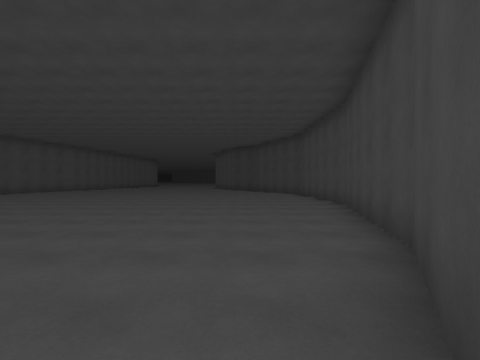
[1] (above)

22 first-person views from a walk through a 3-D level made in the Unity game engine. The camera is 1.4 m above the floor, looks level and sees 85° across. The floor is counted in squares, 2 m on a side. Each view is taken from the middle of a square. On the plan, view 1 faces up. The plan holds only what a view shows up to about 9 squares ahead; the rest is blank. The place goes on beyond the plan. The player character is not drawn.

[2]
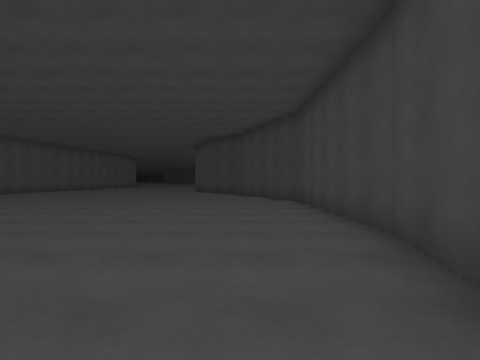

[3]
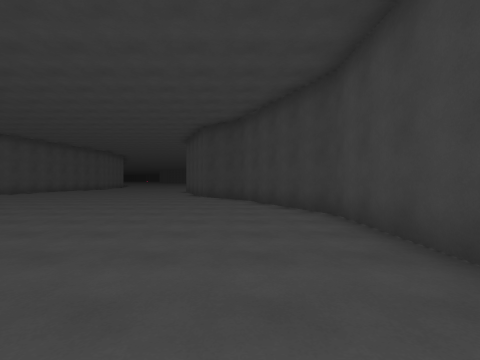

[4]
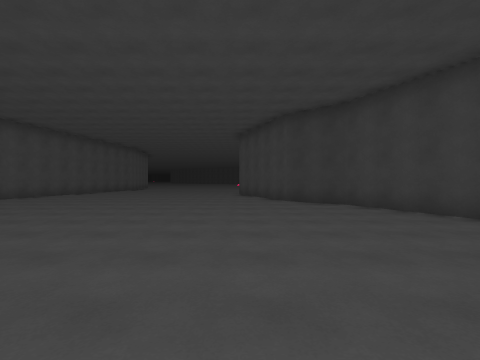

[5]
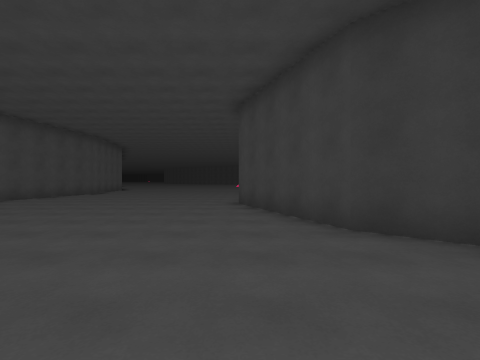

[6]
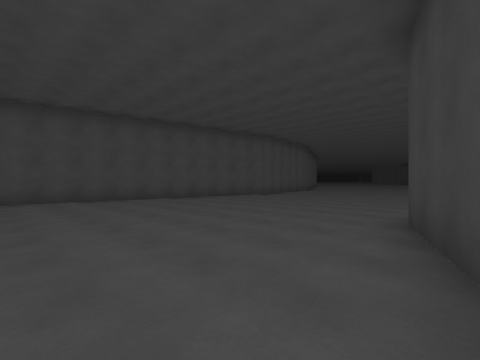

[7]
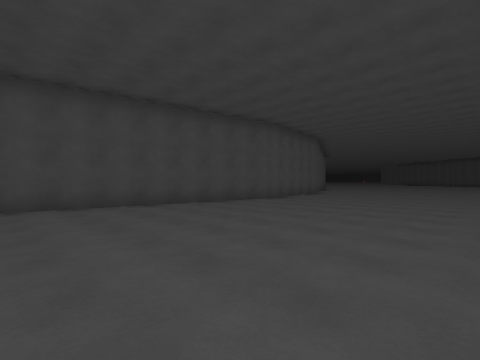

[8]
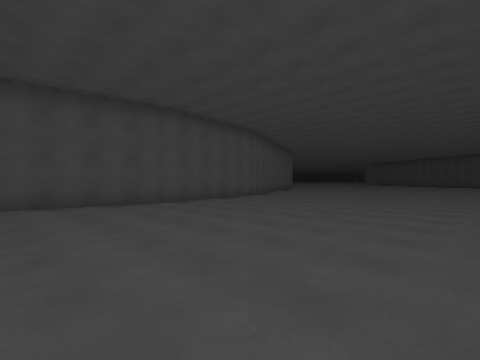

[9]
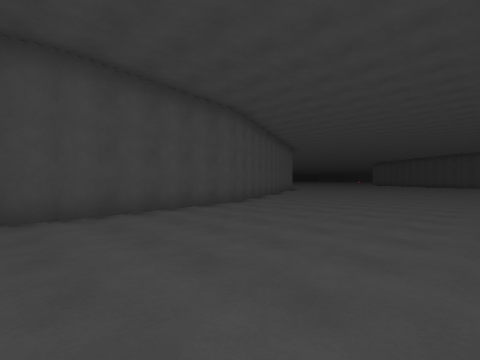

[10]
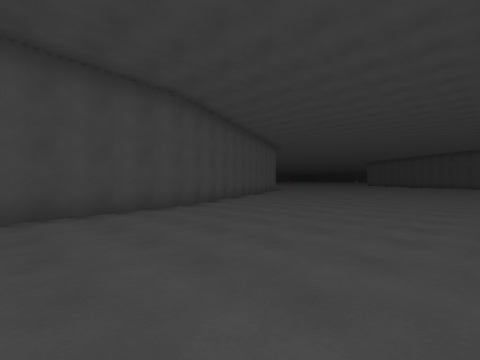

[11]
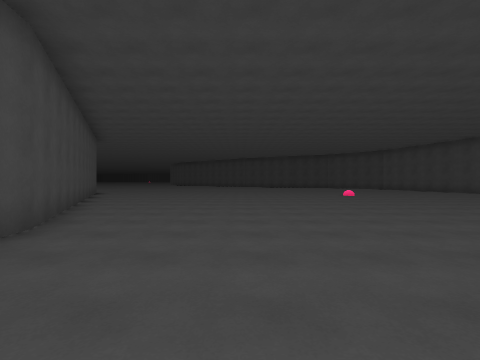

[12]
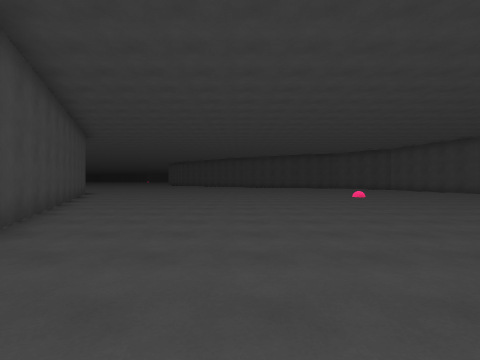

[13]
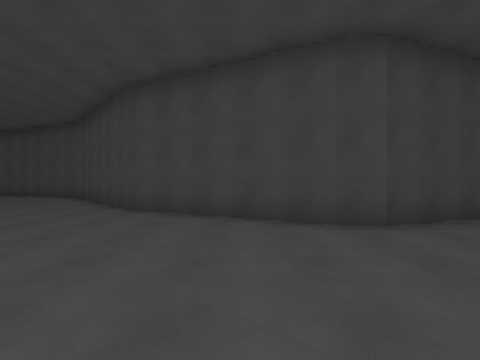

[14]
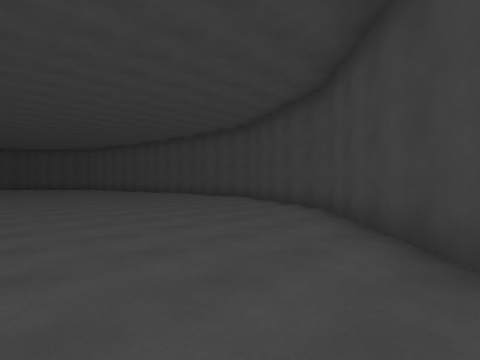

[15]
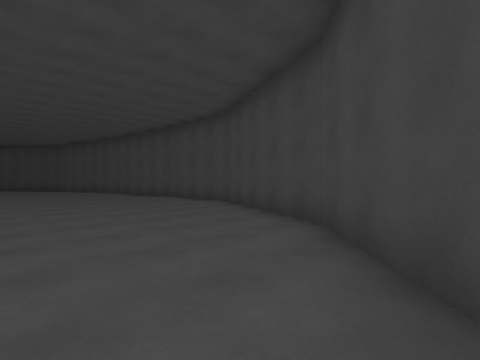

[16]
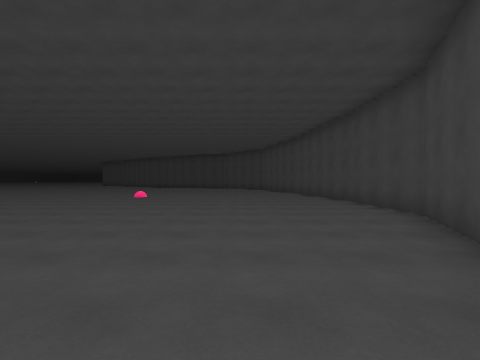

[17]
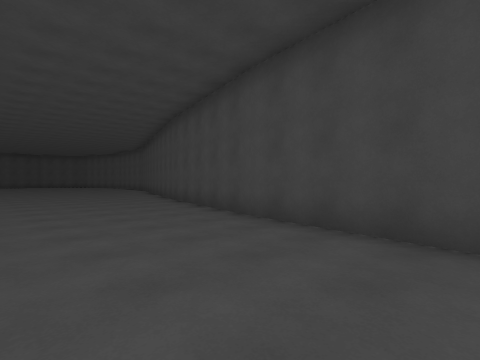

[18]
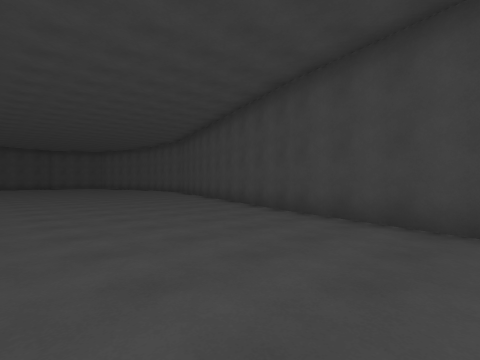

[19]
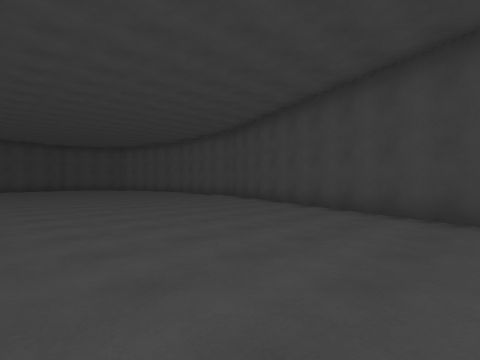

[20]
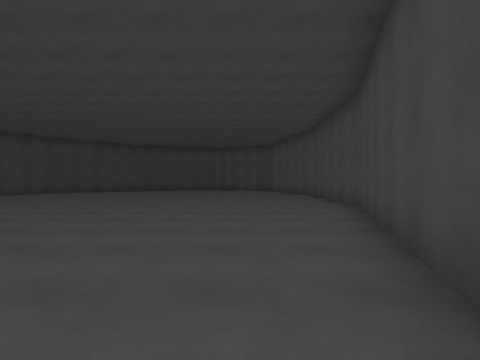

[21]
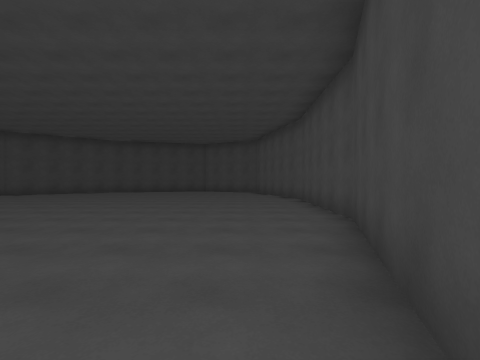

[22]
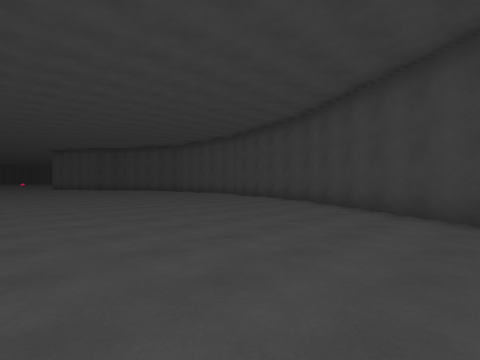

### Floor plan
Points are (right, up) in squares from view 1. A wall is a line through its corners. A room is listed if a view was taken in it or the views show most of it. See-through windows are left out.
Room 1 (views 1, 2, 3, 4, 5, 6, 7, 8, 9, 10, 11, 12, 13, 14, 15, 16, 17, 18, 19, 20, 21, 22)
walls: (-10.8, 16.6) (-11.9, 11.7) (-15, 2.3); (-9.3, 27) (-10.8, 16.4); (3, 7.3) (2.9, 12.2) (1, 16.4) (-0.5, 17.7) (-2, 21.8) (-1.9, 22.5) (0.2, 26.7) (3.8, 30) (5.7, 34.2) (5.6, 37.4); (-10, 31.8) (-9.3, 26.9); (1.8, 2.6) (3, 7.5); (-15, 2.4) (-15.2, -2); (-0.8, -1.8) (1.8, 2.7); (-12.9, 38) (-9.9, 31.7); (5.6, 37.3) (5.6, 38)

Positions as (right, up) in squares from view 1, and headings:
1: (0, 0), facing up
2: (1, 4), facing up
3: (1, 7), facing up
4: (-2, 9), facing up
5: (-2, 14), facing up
6: (-1, 17), facing up-left
7: (-3, 19), facing up-left
8: (-2, 23), facing up-left
9: (-4, 26), facing up-left
10: (-4, 28), facing up-left
11: (-7, 28), facing up
12: (-7, 29), facing up
13: (-6, 24), facing right
14: (-2, 27), facing up-right
15: (0, 28), facing up-right
16: (2, 29), facing up
17: (-7, 20), facing down-left
18: (-7, 15), facing down-left
19: (-7, 11), facing down-left
20: (-12, 9), facing down
21: (-13, 7), facing down
22: (-6, -2), facing up-right
